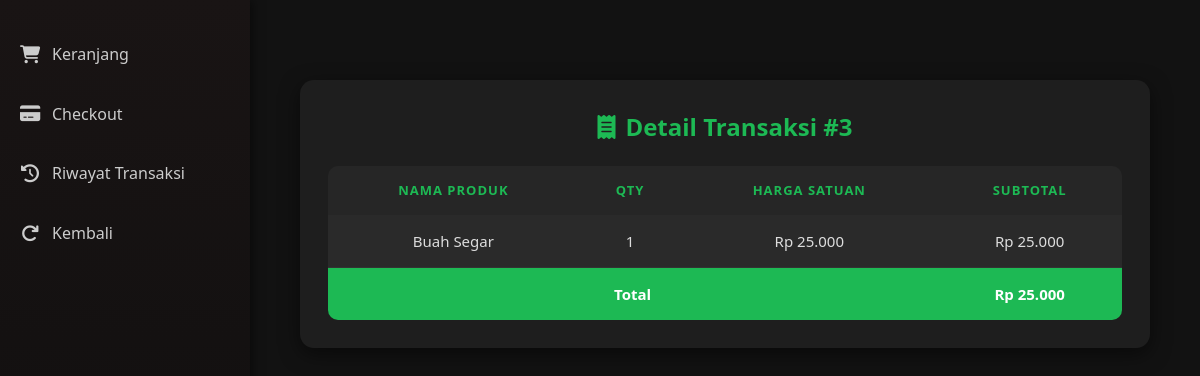
The app's page /pelanggan/beranda.php?page=detail&id=3 (signed in) with its own data.
### tables this page shows
CREATE TABLE `transaksi_pelanggan_detail` (
  `id` int(11) NOT NULL,
  `transaksi_id` int(11) NOT NULL,
  `produk_id` int(11) NOT NULL,
  `nama_produk` varchar(150) NOT NULL,
  `qty` int(11) NOT NULL,
  `harga` decimal(15,2) NOT NULL,
  `subtotal` decimal(15,2) NOT NULL
);

### pelanggan/detail.php (the view, shortened to what this page needs)
<?php
include '../db.php';
$transaksi_id = isset($_GET['id']) ? intval($_GET['id']) : 0;
$sql = "SELECT nama_produk, qty, harga, subtotal
        FROM transaksi_pelanggan_detail
        WHERE transaksi_id = $transaksi_id";
$detail = mysqli_query($conn, $sql);
$total = 0;
if (mysqli_num_rows($detail) > 0) {
    while($row = mysqli_fetch_assoc($detail)) {
        $total += $row['subtotal'];
        $data[] = $row;
    }
} else {
    $data = [];
}
?>
<!DOCTYPE html>
<html lang="id">
<head>
    <link rel="stylesheet" href="https://cdnjs.cloudflare.com/ajax/libs/font-awesome/6.4.2/css/all.min.css">
    <link rel="stylesheet" href="detail.css">
</head>
<body>
<div class="card">
    <h2><i class="fas fa-receipt"></i> Detail Transaksi #<?= $transaksi_id ?></h2>
    <table>
        <tr>
            <th>Nama Produk</th>
            <th>Qty</th>
            <th>Harga Satuan</th>
            <th>Subtotal</th>
        </tr>
        <?php if (!empty($data)): ?>
            <?php foreach($data as $d): ?>
            <tr>
                <td><?= htmlspecialchars($d['nama_produk']) ?></td>
                <td><?= $d['qty'] ?></td>
                <td>Rp <?= number_format($d['harga'], 0, ',', '.') ?></td>
                <td>Rp <?= number_format($d['subtotal'], 0, ',', '.') ?></td>
            </tr>
            <?php endforeach; ?>
            <tr class="total-row">
                <td colspan="3">Total</td>
                <td>Rp <?= number_format($total, 0, ',', '.') ?></td>
            </tr>
        <?php else: ?>
            <tr>
                <td colspan="4">Tidak ada detail transaksi.</td>
            </tr>
        <?php endif; ?>
    </table>
</div>
</body>
</html>

### pelanggan/detail.css (style rules this page uses)
body { font-family: 'Segoe UI', sans-serif; background: #121212; margin: 0; padding: 20px; color: #eee; }
.card { background: #1e1e1e; padding: 28px; border-radius: 14px; box-shadow: 0 6px 20px rgba(0, 0, 0, 0.5); max-width: 850px; margin: 40px auto; animation: fadeIn 0.6s ease-in-out; }
h2 { margin: 0 0 20px; font-size: 24px; color: #1db954; text-align: center; display: flex; justify-content: center; align-items: center; gap: 10px; }
table { width: 100%; border-collapse: collapse; margin-top: 10px; font-size: 15px; border-radius: 10px; overflow: hidden; }
th { background: #262626; color: #1db954; text-transform: uppercase; letter-spacing: 1px; font-size: 13px; padding: 14px; }
td { padding: 14px; text-align: center; color: #ddd; background: #2a2a2a; border-bottom: 1px solid #333; transition: background 0.3s ease; }
.total-row td { font-weight: bold; color: #fff; background: #1db954; border: none; }

### pelanggan/sidebar.php (style rules this page uses)
* { margin:0;padding:0;box-sizing:border-box }
body { display:flex;font-family:'Poppins',sans-serif;background:#121212;color:#fff;line-height:1.6; }

### records on screen
transaksi_pelanggan_detail: nama_produk "Buah Segar", qty "1", harga "25.000", subtotal "25.000"

### other values on screen
$transaksi_id "3"
$total "25.000"
